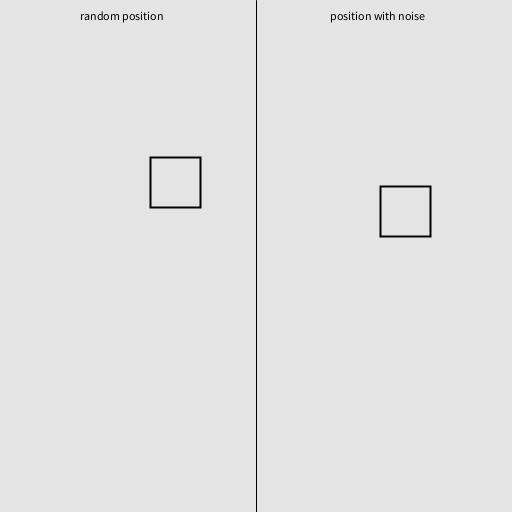
Frame 1 (no input)
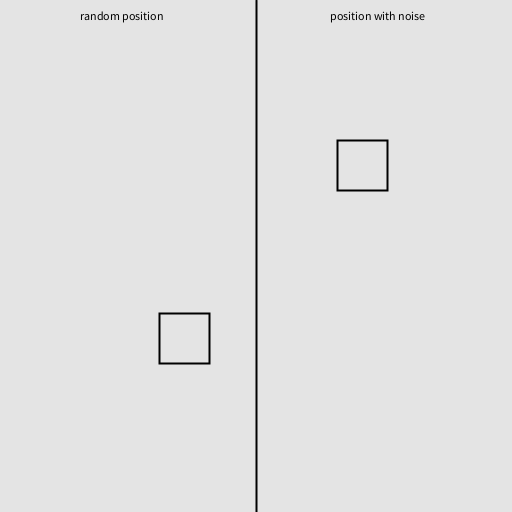
Frame 60 (the mouse pressed at the canvas centre just before this capture)
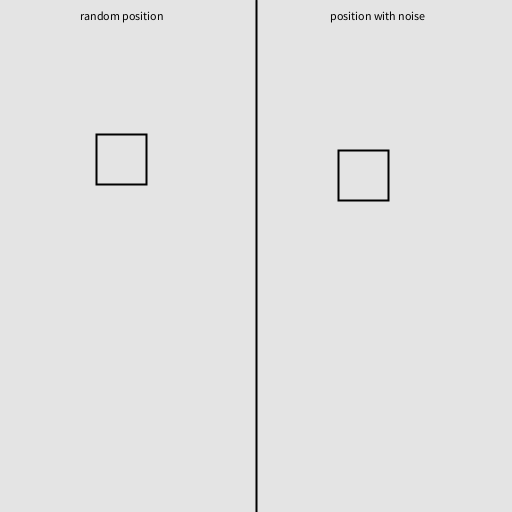
Frame 120 (the mouse held since frame 60 and released just before this capture)

The Processing sketch that drew these frames (run headless with seeded random() and noise(); from frame 60 on, the mouse is pressed at the canvas centre):

// Processing sketch: noise1
// ── noise1.pde
int r = 50;
float seed = 0;

void setup() {
    size(512, 512);
}

void draw() {
    background(228);   
    line(width/2, 0, width/2, height);
    fill(0);
    text("random position", 80, 20);
    text("position with noise", 330, 20);
    noFill();
    strokeWeight(2);
    rect(random(r, width / 2 - r), random(r, height - r), r, r);
    rect(width/2 + noise(seed) * (width / 2 - r), r + noise(seed+10) * (height - r), r, r);
    seed += 0.01;
}
